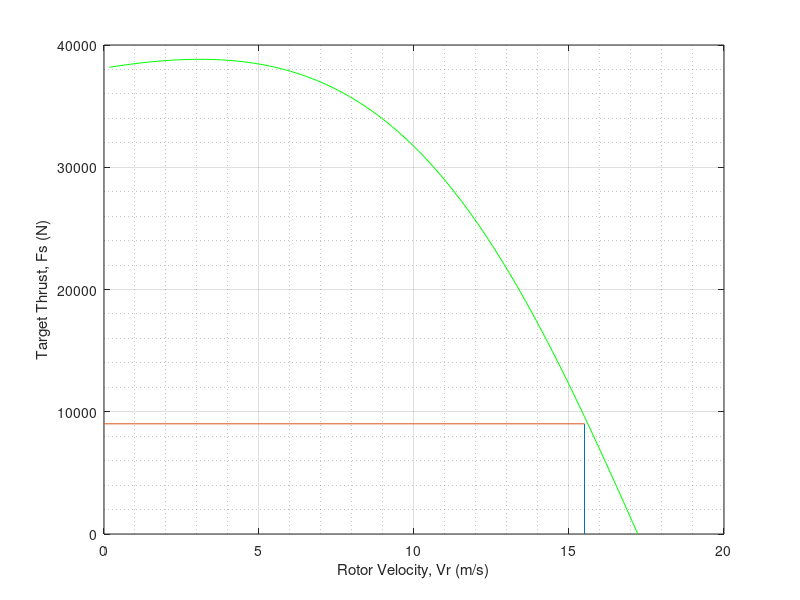
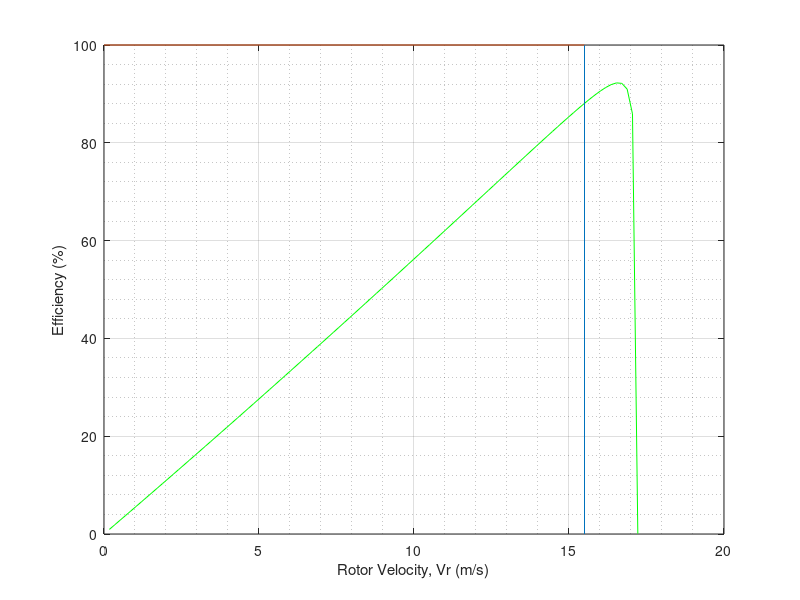

These charts were generated, in order, by the following MATLAB code:
% SLIM Design Using a Matlab Program
clear all;
clc;

%% Assign Design parameters

tableno = 44;

switch tableno
    
    case 44 % Table 4-4 Design Parameters
        
        d = 0.003           % Aluminum thickness (m)
        m = 3               % Number of phases	**GOOD**
        Vline = 480         % Primary line to line voltage (V)
        f = 60              % Supply frequency (Hz)
        p = 4               % Number of poles
        q1 = 1              % Number of slots per pole per phase	**GOOD**
        Ws = 3.1416         % Width of the stator (m)	**GOOD**
        
        Srated = 0.10       % Rated slip
        Fsprime = 8161      % Target thrust (N)
        Vr = 15.5      % Rated rotor velocity (m/s)
        
        
    case 45
        
end

%% ElectroMagnetic constants
mu0 = 4*pi*10^-7;   % Permeability of free-space    **GOOD**
rhow = 19.27*10^-9; % Copper volume resistivity
rhor = 28.85*10^-9; % Capsule conductor volume resistivity
btmax = 1.6;        % Maximum allowable flux density in tooth (T)
bymax = 1.3;        % Maximum allowable flux density in yoke (T)
J1 = 6*10^6;          % Stator current density (A/m^2)

%% Simulation Calcs

% Data from the PCP design procedure
V1 = Vline/sqrt(3);
Vs = Vr/(1 - Srated);       % Sychronous velocity (m/s)	**GOOD**
tau = Vs/(2*f);             % Pole pitch	**GOOD**
lambda = tau/(m*q1);        % Slot pitch    **GOOD**
Ls = p*tau;                 % Stator Length	**GOOD**

for i = 1:30
    
    N1 = p*q1*i;
    ncos0 = 0.2;
    ncos1(i) = 1;
    
    while abs(ncos0 - ncos1(i)) > 0.0001

        I1prime = (Fsprime*Vr)/(m*V1*ncos0);
        Aw = I1prime/J1;
        As = (10*i*Aw)/7;
        ws = lambda/2;
        wt = ws;
        hs = As/ws;
        gm = 0.01;      % Physical air gap
        go = gm + d;
        gamma = (4/pi)*(((ws/(2*go))*atan(ws/(2*go))) - log(sqrt(1 + ((ws/(2*go))^2))));
        kc = lambda/(lambda - gamma*go);
        ge = kc*go;
        kw = sin(pi/(2*m))/(q1*sin(pi/(2*m*q1)));
        G = 2*mu0*f*tau^2/(pi*(rhor/d)*ge);
        a = pi/2;
        ae = a + ge/2;
        Lce = tau;
        beta1 = 1;
        lamda_s = (hs*(1+3*beta1))/(12*ws);
        lamda_e = (0.3*(3*beta1-1)); 
        lamda_d = 5*(ge/ws)/(5 + 4*(go/ws));

        %Equivalent Circuit Components
        R1(i) = rhow*(4*a + 2*Lce)*J1*N1/I1prime;
        a1(i) = lamda_s*(1 + 3/p) + lamda_d;
        b1(i) = lamda_e*Lce;
        X1(i) = 8*mu0*pi*f*((a1(i)*2*a/q1) + b1(i))*N1^2/p;
        Xm(i) = (48*mu0*pi*f*ae*kw*N1^2*tau)/(pi^2*p*ge);
        R2(i) = Xm(i)/G;

        Z(i) = R1(i) + j*X1(i) + ((j*R2(i)*Xm(i))/Srated)/((R2(i)/Srated) + j*Xm(i));

        I1(i) = V1/abs(Z(i));
        I2(i) = j*I1(i)*Xm(i)/(R2(i)/Srated + j*Xm(i));
        Im(i) = I1(i) - I2(i);

        %Actual TLIM Thrust
        Fs(i) = (m*abs(I1(i))^2*R2(i))/(((1/(Srated*G)^2) + 1)*Vs*Srated);
        diff(i) = Fs(i) - Fsprime;
        dmin = min(abs(diff));
        Pout = Fs*Vr;
        Pin = Pout + m*abs(I2(i))^2*R2(i) + m*abs(I1(i))^2*R1(i);
        eta = Pout/Pin;
        PF = cos(angle(Z(i)));
        ncos1(i) = eta*PF;
        ncos0 = (ncos0+ncos1(i))/2;
    end
end

k = 1; 
while dmin~=abs(diff(k))
    k = k + 1;
end

Nc = k;         % Number of turns per slot
N1 = p*q1*Nc;   % Number of turns per phase
Fs = Fs(k);     % Estimated thrust based on Nc (N)
I1 = I1(k);     % Estimate current draw (A)

ncos1 = ncos1(k);

A = [   3	5.8;
        4	5.189;
        5	4.62;
        6	4.1148;
        7	3.665;
        8	3.2639;
        9   2.9057;
        10	2.588   ];

gauge = 0;

while (gauge < 8)
    
    gauge = gauge + 1;
%     gauge = 5
    pw = 0;
%     r = 0;    % Unused variable
    wt = 1;
    wtmin = 0;
%     g = 0;    % Unused variable
%     r = 0;    % redundant
    
    while (wt - wtmin) > 0.0152
        
%         r = r + 1;    % Unused variable
%         g = g + 1;    % Unused variable
        wire_d = A(gauge,2);
        pw = pw + 1;
        ws = (wire_d*10^-3*pw) + 2.2*10^-3;
        wt = lambda - ws;
        Aw = pw*pi/4*wire_d^2*1e-6;
        As = (10*Nc*Aw)/7;
        hs = As/ws;
        gm = 0.01;
        go = gm + d;
        gamma = (4/pi)*(((ws/(2*go))*atan(ws/(2*go))) - log(sqrt(1 + ((ws/(2*go))^2))));
        kc = lambda/(lambda - gamma*go);
        ge = kc*go;
        G = 2*mu0*f*tau^2/(pi*(rhor/d)*ge);
        kw = sin(pi/(2*m))/(q1*sin(pi/(2*m*q1)));
        a = pi/2;
        ae = a + ge/2;
        Lce = tau;
        beta1 = 1;
        lamda_s = (hs*(1 + 3*beta1))/(12*ws);
        lamda_e = (0.3*(3*beta1 - 1));
        lamda_d = 5*(ge/ws)/(5 + 4*(go/ws));

        %Equivalent Circuit Components
        R1 = rhow*(4*a + 2*Lce)*J1*N1/I1prime;
        a1 = lamda_s*(1 + 3/p)+lamda_d;
        b1 = lamda_e*Lce;
        X1 = 8*mu0*pi*f*((a1*2*a/q1) + b1)*N1^2/p;
        Xm = (48*mu0*pi*f*ae*kw*N1^2*tau)/(pi^2*p*ge);
        R2 = Xm/G;
        Z = R1 + j*X1 + (R2/Srated*j*Xm)/(R2/Srated + j*Xm);
        I1 = V1/abs(Z);
        I2 = j*I1*Xm/(R2/Srated + j*Xm);
        Im = I1-I2;
        wtmin = 2*sqrt(2)*m*kw*N1*abs(Im)*mu0*lambda/(pi*p*ge*btmax);
    end
    
    hy = 4*sqrt(2)*m*kw*N1*abs(Im)*mu0*Ls/(pi*pi*p*p*ge*bymax);
    para_wires(gauge) = pw;
    slot_width(gauge) = ws; 
    tooth_width(gauge) = wt;
    min_toothwidth(gauge) = wtmin;
    height_slot(gauge) = hs;
    Area_wire(gauge) = Aw;
    Area_slot(gauge) = As;
    Num_c(gauge) = Nc;
    Num_1(gauge) = N1;
    Sta_I(gauge) = I1;
    gap_e(gauge) = ge;
    current_den(gauge) = abs(I1)/Aw;
    height_yoke(gauge) = 4*sqrt(2)*m*kw*N1*(Im)*mu0*Ls/(pi*pi*p*p*ge*bymax);
    final_thrust(gauge) = (m*abs(I1)^2*R2)/(((1/(Srated*G)^2) + 1)*Vs*Srated);
    output(gauge) = final_thrust(gauge)*Vr;
    input(gauge) = output(gauge) + m*abs(I2)^2*R2 + m*abs(I1)^2*R1;
    efficiency(gauge) = output(gauge)/input(gauge);
    difference(gauge) = final_thrust(gauge) - Fsprime;
    diffmin(gauge) = min(abs(difference));
    
end

kk = min(diffmin);
jj = 1;

while kk ~= abs(diffmin(jj))
    
    jj = jj + 1;
    
end

best_wiregauge = A(jj,1)

%$$$ To Generate the Characteristic curves $$$

vel_sta = 17.22; 
slip = 0.1;
e = 1;

for slip = 0.000001:0.01:1
    
    vel_rot(e) = vel_sta*(1 - slip);
    impz(e) = R1 + j*X1 + (R2/slip*j*Xm)/(R2/slip + j*Xm);
    i1(e) = V1/abs(impz(e));
    i2(e) = j*i1(e)*Xm/(R2/slip + j*Xm);
    im(e) = i1(e) - i2(e);
    Force(e) = (m*(abs(i1(e)))^2*R2)/(((1/(slip*G)^2) + 1)*vel_sta*slip);
    out_pow(e) = Force(e)*vel_rot(e);
    in_pow(e) = out_pow(e) + m*abs(i2(e))^2*R2 + m*abs(i1(e))^2*R1;
    eff(e) = out_pow(e)/in_pow(e);
    e = e + 1;
    
end

figure(1)
plot(vel_rot,Force,'green')
hold on
grid on
grid minor
ylabel('Target Thrust, Fs (N)')
xlabel('Rotor Velocity, Vr (m/s)')
% plot([15.5 15.5],[0,Fs])
plot([Vr Vr],[0,Fs])
hold on;
% plot([0 15.5],[Fs Fs]);
plot([0 Vr],[Fs Fs]);
hold on;

figure(2);
plot(vel_rot,eff*100,'green');
hold on;
plot([15.5 15.5],[0 eta*100]);
hold on;
plot([0 15.5],[eta*100,eta*100]);
hold on;
grid on
grid minor
ylabel('Efficiency (%)')
xlabel('Rotor Velocity, Vr (m/s)')
